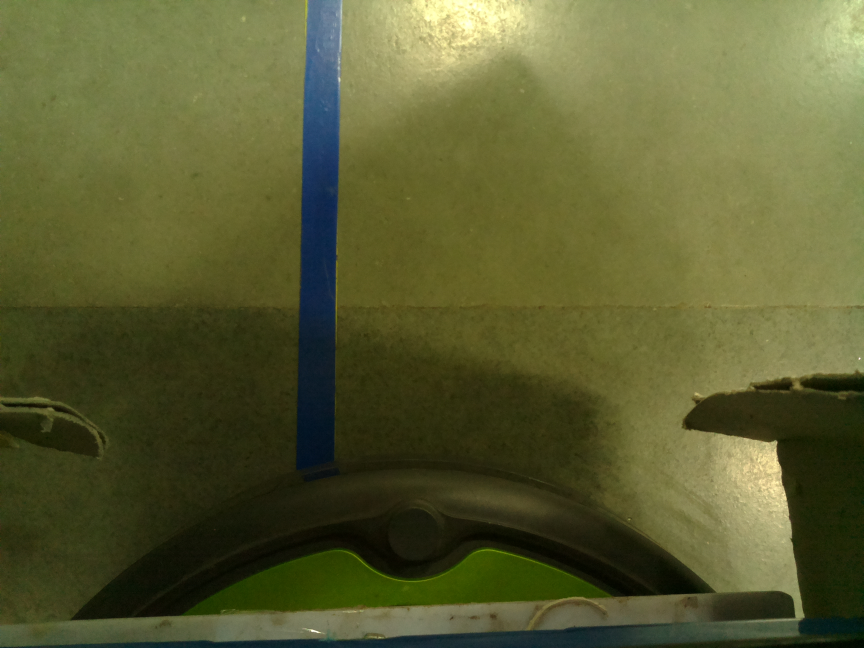
//> input picture blue1.jpg, 2592 x 1944 px, given in place of the camera (shown at 1/3 size)
$ ./track3   (built with g++ and OpenCV 4)
//> lines starting //> are read from the running program, lines starting //| are printed output that depends on the picture; after the words box and inside, x2 and y2 are one past the last pixel; in counts of white or black regions, pixels touching at a corner belong together
// Compile using: g++ track3.cpp `pkg-config opencv-3.3.1-dev --cflags --libs` -std=c++11
//
//objectTrackingTutorial.cpp

//Written by  Kyle Hounslow 2013

//Permission is hereby granted, free of charge, to any person obtaining a copy of this software and associated documentation files (the "Software")
//, to deal in the Software without restriction, including without limitation the rights to use, copy, modify, merge, publish, distribute, sublicense,
//and/or sell copies of the Software, and to permit persons to whom the Software is furnished to do so, subject to the following conditions:

//The above copyright notice and this permission notice shall be included in all copies or substantial portions of the Software.

//THE SOFTWARE IS PROVIDED "AS IS", WITHOUT WARRANTY OF ANY KIND, EXPRESS OR IMPLIED, INCLUDING BUT NOT LIMITED TO THE WARRANTIES OF MERCHANTABILITY,
//FITNESS FOR A PARTICULAR PURPOSE AND NONINFRINGEMENT. IN NO EVENT SHALL THE AUTHORS OR COPYRIGHT HOLDERS BE LIABLE FOR ANY CLAIM, DAMAGES OR OTHER
//LIABILITY, WHETHER IN AN ACTION OF CONTRACT, TORT OR OTHERWISE, ARISING FROM, OUT OF OR IN CONNECTION WITH THE SOFTWARE OR THE USE OR OTHER DEALINGS
//IN THE SOFTWARE.

#include <sstream>
#include <string>
#include <iostream>
#include <opencv2/highgui/highgui.hpp>
#include <opencv2/opencv.hpp>
#include <chrono>
#include <iostream>
using namespace std::chrono;
using namespace std;
using namespace cv;
//initial min and max HSV filter values.
//these will be changed using trackbars
int H_MIN = 0;
int H_MAX = 256;
int S_MIN = 0;
int S_MAX = 256;
int V_MIN = 0;
int V_MAX = 256;
//default capture width and height
const int FRAME_WIDTH = 640;
const int FRAME_HEIGHT = 480;
//max number of objects to be detected in frame
const int MAX_NUM_OBJECTS=50;
//minimum and maximum object area
const int MIN_OBJECT_AREA = 20*20;
const int MAX_OBJECT_AREA = FRAME_HEIGHT*FRAME_WIDTH/1.5;
//names that will appear at the top of each window
const string windowName = "Original Image";
const string windowName1 = "HSV Image";
const string windowName2 = "Thresholded Image";
const string windowName3 = "After Morphological Operations";
const string trackbarWindowName = "Trackbars";
void on_trackbar( int, void* )
{//This function gets called whenever a
	// trackbar position is changed


}
string intToString(int number){


	std::stringstream ss;
	ss << number;
	return ss.str();
}
void createTrackbars(){
	//create window for trackbars


    namedWindow(trackbarWindowName,0);
	//create memory to store trackbar name on window
	char TrackbarName[50];
	sprintf( TrackbarName, "H_MIN", H_MIN);
	sprintf( TrackbarName, "H_MAX", H_MAX);
	sprintf( TrackbarName, "S_MIN", S_MIN);
	sprintf( TrackbarName, "S_MAX", S_MAX);
	sprintf( TrackbarName, "V_MIN", V_MIN);
	sprintf( TrackbarName, "V_MAX", V_MAX);
	//create trackbars and insert them into window
	//3 parameters are: the address of the variable that is changing when the trackbar is moved(eg.H_LOW),
	//the max value the trackbar can move (eg. H_HIGH),
	//and the function that is called whenever the trackbar is moved(eg. on_trackbar)
	//                                  ---->    ---->     ---->
    createTrackbar( "H_MIN", trackbarWindowName, &H_MIN, H_MAX, on_trackbar );
//> slider 'H_MIN' is set to 51
    createTrackbar( "H_MAX", trackbarWindowName, &H_MAX, H_MAX, on_trackbar );
    createTrackbar( "S_MIN", trackbarWindowName, &S_MIN, S_MAX, on_trackbar );
//> slider 'S_MIN' is set to 51
    createTrackbar( "S_MAX", trackbarWindowName, &S_MAX, S_MAX, on_trackbar );
    createTrackbar( "V_MIN", trackbarWindowName, &V_MIN, V_MAX, on_trackbar );
//> slider 'V_MIN' is set to 51
    createTrackbar( "V_MAX", trackbarWindowName, &V_MAX, V_MAX, on_trackbar );


}
void drawObject(int x, int y,Mat &frame){

	//use some of the openCV drawing functions to draw crosshairs
	//on your tracked image!

    //UPDATE:JUNE 18TH, 2013
    //added 'if' and 'else' statements to prevent
    //memory errors from writing off the screen (ie. (-25,-25) is not within the window!)

	circle(frame,Point(x,y),20,Scalar(0,255,0),2);
    if(y-25>0)
    line(frame,Point(x,y),Point(x,y-25),Scalar(0,255,0),2);
    else line(frame,Point(x,y),Point(x,0),Scalar(0,255,0),2);
    if(y+25<FRAME_HEIGHT)
    line(frame,Point(x,y),Point(x,y+25),Scalar(0,255,0),2);
    else line(frame,Point(x,y),Point(x,FRAME_HEIGHT),Scalar(0,255,0),2);
    if(x-25>0)
    line(frame,Point(x,y),Point(x-25,y),Scalar(0,255,0),2);
    else line(frame,Point(x,y),Point(0,y),Scalar(0,255,0),2);
    if(x+25<FRAME_WIDTH)
    line(frame,Point(x,y),Point(x+25,y),Scalar(0,255,0),2);
    else line(frame,Point(x,y),Point(FRAME_WIDTH,y),Scalar(0,255,0),2);

	putText(frame,intToString(x)+","+intToString(y),Point(x,y+30),1,1,Scalar(0,255,0),2);

}
void morphOps(Mat &thresh){

	//create structuring element that will be used to "dilate" and "erode" image.
	//the element chosen here is a 3px by 3px rectangle

	Mat erodeElement = getStructuringElement( MORPH_RECT,Size(3,3));
    //dilate with larger element so make sure object is nicely visible
	Mat dilateElement = getStructuringElement( MORPH_RECT,Size(8,8));

	erode(thresh,thresh,erodeElement);
	erode(thresh,thresh,erodeElement);


	dilate(thresh,thresh,dilateElement);
	dilate(thresh,thresh,dilateElement);


}
void trackFilteredObject(int &x, int &y, Mat threshold, Mat &cameraFeed){

	Mat temp;
	threshold.copyTo(temp);
	//these two vectors needed for output of findContours
	vector< vector<Point> > contours;
	vector<Vec4i> hierarchy;
	//find contours of filtered image using openCV findContours function
	findContours(temp,contours,hierarchy,CV_RETR_CCOMP,CV_CHAIN_APPROX_SIMPLE );
	//use moments method to find our filtered object
	double refArea = 0;
	bool objectFound = false;
	if (hierarchy.size() > 0) {
		int numObjects = hierarchy.size();
        //if number of objects greater than MAX_NUM_OBJECTS we have a noisy filter
        if(numObjects<MAX_NUM_OBJECTS){
			for (int index = 0; index >= 0; index = hierarchy[index][0]) {

				Moments moment = moments((cv::Mat)contours[index]);
				double area = moment.m00;

				//if the area is less than 20 px by 20px then it is probably just noise
				//if the area is the same as the 3/2 of the image size, probably just a bad filter
				//we only want the object with the largest area so we safe a reference area each
				//iteration and compare it to the area in the next iteration.
                if(area>MIN_OBJECT_AREA && area<MAX_OBJECT_AREA && area>refArea){
					x = moment.m10/area;
					y = moment.m01/area;
					objectFound = true;
					refArea = area;
				}else objectFound = false;


			}
			//let user know you found an object
			if(objectFound ==true){
				putText(cameraFeed,"Tracking Object",Point(0,50),2,1,Scalar(0,255,0),2);
				//draw object location on screen
				drawObject(x,y,cameraFeed);}

		}else putText(cameraFeed,"TOO MUCH NOISE! ADJUST FILTER",Point(0,50),1,2,Scalar(0,0,255),2);
	}
}
int main(int argc, char* argv[])
{
	//some boolean variables for different functionality within this
	//program
    bool trackObjects = true;
    bool useMorphOps = true;
	//Matrix to store each frame of the webcam feed
	Mat cameraFeed;
	//matrix storage for HSV image
	Mat HSV;
	//matrix storage for binary threshold image
	Mat threshold;
	//x and y values for the location of the object
	int x=0, y=0;
	//create slider bars for HSV filtering
	createTrackbars();
	//video capture object to acquire webcam feed
	VideoCapture capture;
	//open capture object at location zero (default location for webcam)
	capture.open(0);
	//set height and width of capture frame
	capture.set(CV_CAP_PROP_FRAME_WIDTH,FRAME_WIDTH);
	capture.set(CV_CAP_PROP_FRAME_HEIGHT,FRAME_HEIGHT);
	//start an infinite loop where webcam feed is copied to cameraFeed matrix
	//all of our operations will be performed within this loop
    int count = 0;
	while(1)
    {
        high_resolution_clock::time_point t1 = high_resolution_clock::now();
		//store image to matrix
		capture.read(cameraFeed);
//> cameraFeed is the input picture: 1944 rows x 2592 cols, CV_8UC3; mean B, G, R 50.2, 93.4, 90.9
		//convert frame from BGR to HSV colorspace
		cvtColor(cameraFeed,HSV,COLOR_BGR2HSV);
//> HSV: 1944 rows x 2592 cols, CV_8UC3; mean H, S, V 34.4, 140.6, 95.2
		//filter HSV image between values and store filtered image to
		//threshold matrix
		inRange(HSV,Scalar(H_MIN,S_MIN,V_MIN),Scalar(H_MAX,S_MAX,V_MAX),threshold);
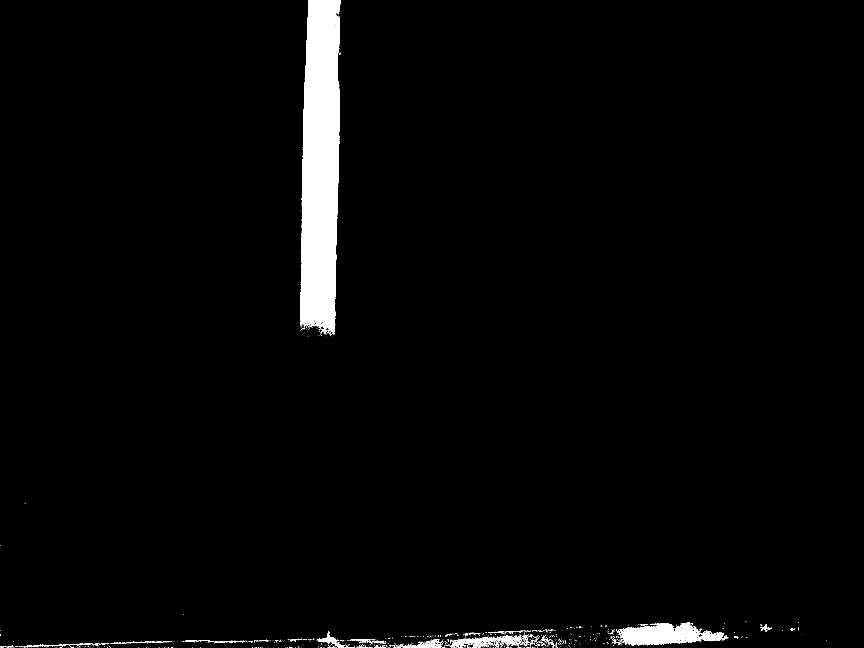
//> threshold: 1944 rows x 2592 cols, CV_8UC1 (shown at 1/3 size); 2.5% white; 931 white regions (871 under 20 px), largest, box (x1, y1, x2, y2) and area: (900, 0, 1023, 1004) 100902, (1860, 1867, 2185, 1937) 12805, (1353, 1905, 1567, 1944) 2965
		//perform morphological operations on thresholded image to eliminate noise
		//and emphasize the filtered object(s)
		if(useMorphOps)
		morphOps(threshold);
//> in morphOps, `dilate(thresh,thresh,dilateElement);`:
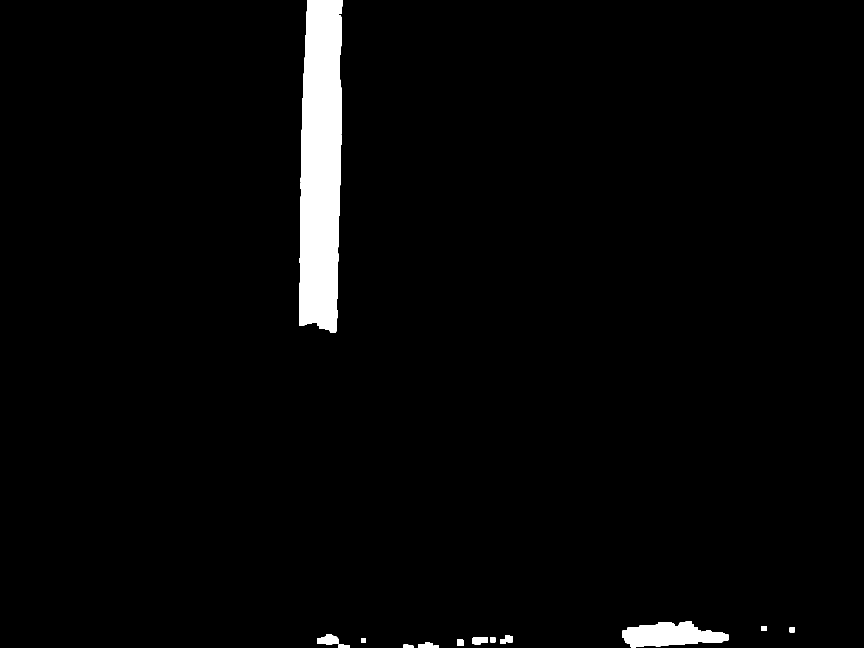
//> thresh: 1944 rows x 2592 cols, CV_8UC1 (shown at 1/3 size); 2.7% white; 15 white regions
		//pass in thresholded frame to our object tracking function
		//this function will return the x and y coordinates of the
		//filtered object
		if(trackObjects)
			trackFilteredObject(x,y,threshold,cameraFeed);
//> in trackFilteredObject, `findContours(temp,contours,hierarchy,CV_RETR_CCOMP,CV_CHAIN_APPROX_SIM..`: contours = 15 contours; largest, box (x1, y1, x2, y2) and area: (897, 0, 1029, 999) 110452, (1866, 1864, 2186, 1942) 16070, (951, 1902, 1015, 1934) 1378, (1417, 1912, 1464, 1934) 828, (1501, 1905, 1538, 1932) 610
//> in trackFilteredObject, `int numObjects = hierarchy.size();`: numObjects = 15
//> the loop in trackFilteredObject, `for (int index = 0; index >= 0; index = hierarchy[index][0])` made 15 passes
//> (area, x, y, refArea) on passes 5, 9, 11, 14, 15: (531, 1277, 1936, 531), (828.5, 1438, 1921, 828.5), (1378.5, 984, 1919, 1378.5), (16070.5, 2009, 1905, 16070.5), (110451.5, 962, 495, 110451.5)
//> after the loop in trackFilteredObject, `for (int index = 0; index >= 0; index = hierarchy[index][0])`: x = 962; y = 495; objectFound = true; refArea = 110451.5
//> x = 962; y = 495

		//show frames
		imshow(windowName2,threshold);
		imshow(windowName,cameraFeed);
		imshow(windowName1,HSV);
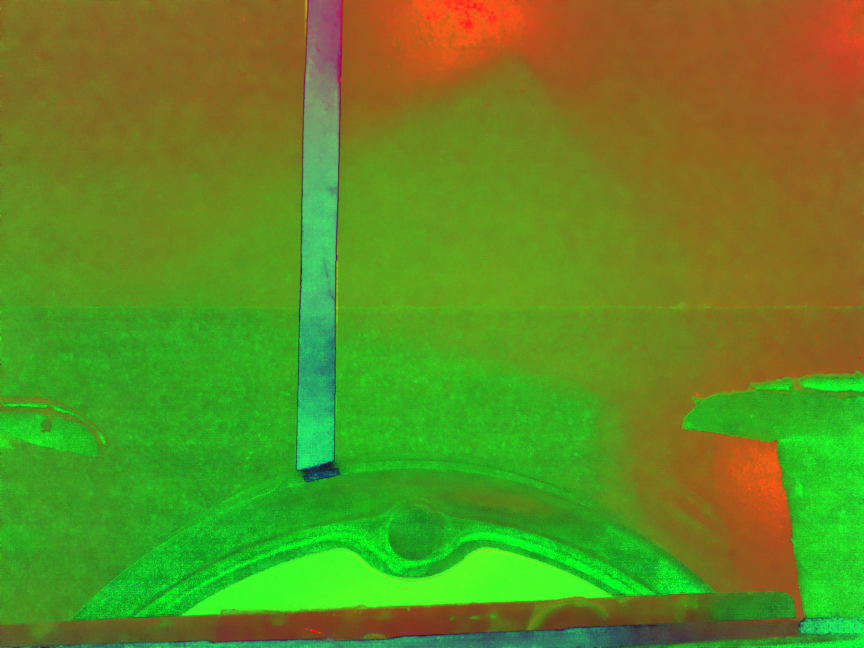
//> window 'HSV Image': 1944 rows x 2592 cols, CV_8UC3 (shown at 1/3 size); mean B, G, R 34.4, 140.6, 95.2


		//delay 30ms so that screen can refresh.
		//image will not appear without this waitKey() command
		waitKey(30);
        high_resolution_clock::time_point t2 = high_resolution_clock::now();

          duration<double> time_span = duration_cast<duration<double>>(t2 - t1);

          count++;
          if(count == 100)
          {
            std::cout << "It took me " << time_span.count()/100.0 << " seconds." << std::endl;
            count = 0;
          }
	}


	return 0;
}

$ run again, on blue2.jpg
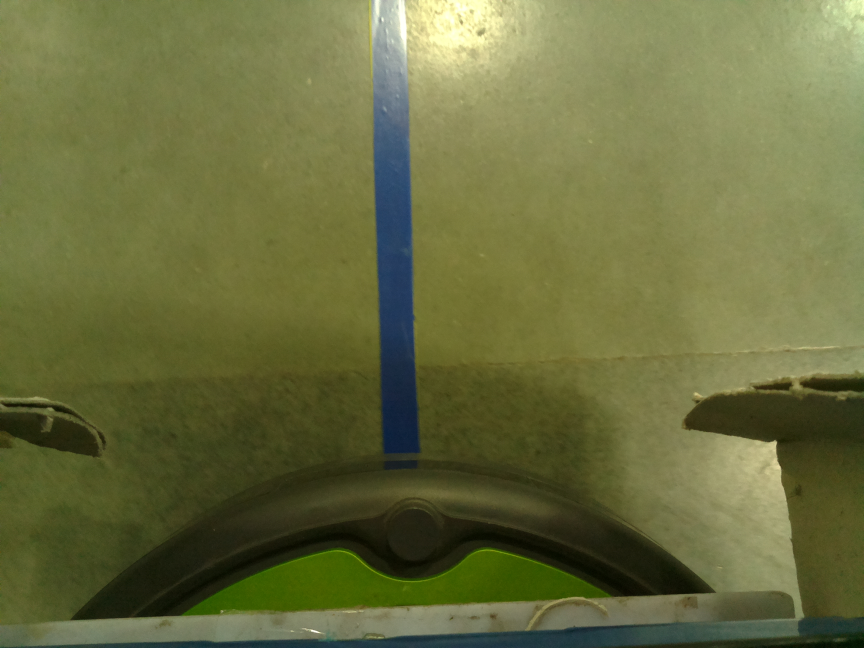
//> input picture blue2.jpg, 2592 x 1944 px, given in place of the camera (shown at 1/3 size)
//> cameraFeed is the input picture: 1944 rows x 2592 cols, CV_8UC3; mean B, G, R 63.2, 109.5, 105.6
//> HSV: 1944 rows x 2592 cols, CV_8UC3; mean H, S, V 34.8, 122.1, 110.6
//> `inRange(HSV,Scalar(H_MIN,S_MIN,V_MIN),Scalar(H_MAX,S_MAX,V_MAX),thresh..`:
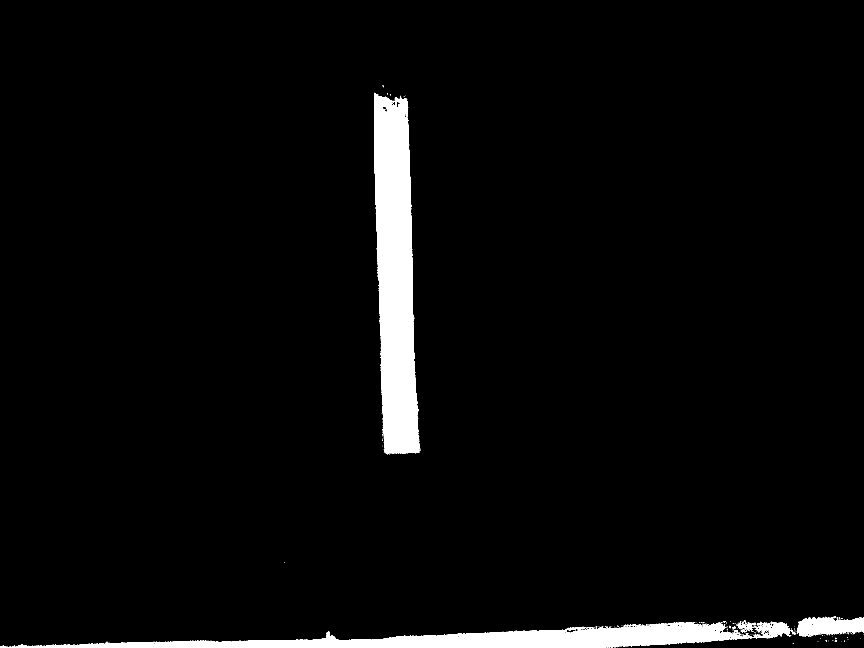
//> threshold: 1944 rows x 2592 cols, CV_8UC1 (shown at 1/3 size); 3.8% white; 191 white regions (181 under 20 px), largest, box (x1, y1, x2, y2) and area: (1122, 278, 1260, 1363) 109052, (0, 1865, 2387, 1944) 75167, (2390, 1850, 2592, 1910) 8101
//> contours = 6 contours, 1 with area under 20; largest, box (x1, y1, x2, y2) and area: (1118, 280, 1264, 1366) 120052, (0, 1864, 2256, 1944) 82318, (2389, 1848, 2592, 1915) 10386, (2269, 1865, 2372, 1920) 3828, (2211, 1867, 2259, 1901) 1048
//> numObjects = 6
//> the loop in trackFilteredObject, `for (int index = 0; index >= 0; index = hierarchy[index][0])` made 5 passes
//> (area, x, y, refArea) on passes 1, 2, 3, 5: (1048.5, 2235, 1881, 1048.5), (3827.5, 2322, 1891, 3827.5), (82318, 1416, 1917, 82318), (120052, 1187, 826, 120052)
//> after the loop in trackFilteredObject, `for (int index = 0; index >= 0; index = hierarchy[index][0])`: x = 1187; y = 826; objectFound = true; refArea = 120052
//> `trackFilteredObject(x,y,threshold,cameraFeed);`: x = 1187; y = 826
//> `imshow(windowName1,HSV);`:
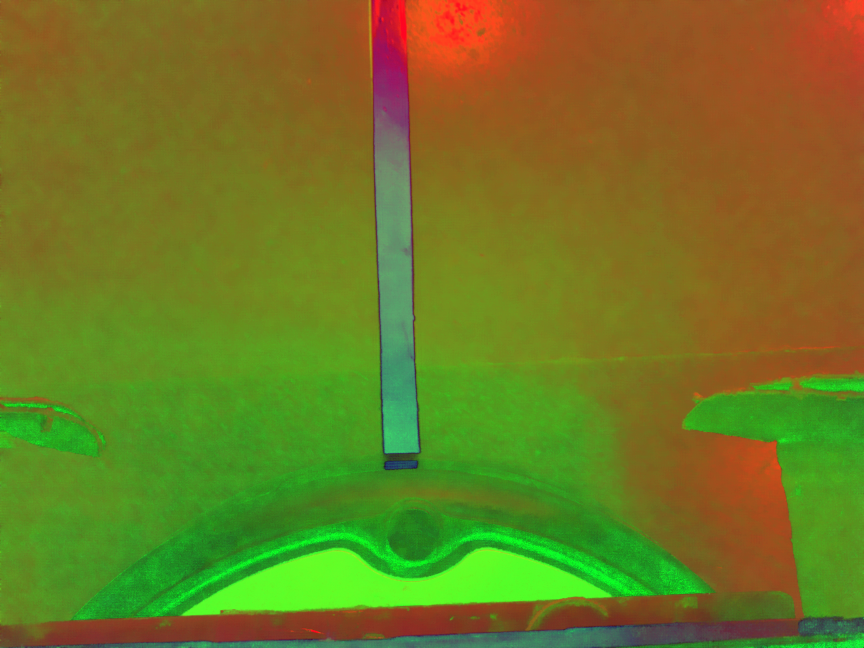
//> window 'HSV Image': 1944 rows x 2592 cols, CV_8UC3 (shown at 1/3 size); mean B, G, R 34.8, 122.1, 110.6
